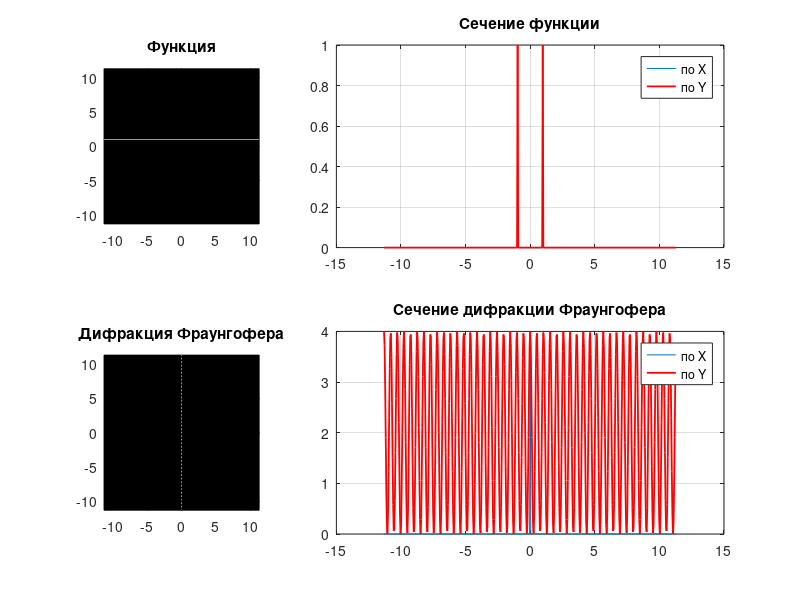

Source code (MATLAB):
N = 512;
step = sqrt(1/N);
x_max = step*(N/2);
[x,y] = meshgrid(-x_max:step:x_max-step, -x_max:step:x_max-step);
func = zeros(N,N);
func(257+22,:) = 1;
func(257-22,:) = 1;
Y=fftshift(func);
Y=ifft2(Y);
Y=fftshift(Y);
Y=Y*N;
Y = abs(Y).^2;
subplot(2,3,1);
pcolor(x,y, func);
colormap(gray);
axis equal;
axis([-x_max x_max -x_max x_max]);
shading interp;
title("Функция");
subplot(2,3,2:3);
plot(x(N/2+1,:),func(N/2+1,:), y(:,N/2+1),func(:,N/2+1),'r','LineWidth', 1.3);
grid on
legend("по X", "по Y")
title("Сечение функции");
subplot(2,3,4);
pcolor(x,y, abs(Y));
colormap(gray);
axis equal;
axis([-x_max x_max -x_max x_max]);
shading interp;
title("Дифракция Фраунгофера");
subplot(2,3,5:6);
plot(x(N/2+1,:),abs(Y(N/2+1,:)), y(:,N/2+1),abs(Y(:,N/2+1)),'r', 'LineWidth', 1.3);
legend("по X", "по Y")
grid on
title("Сечение дифракции Фраунгофера");
